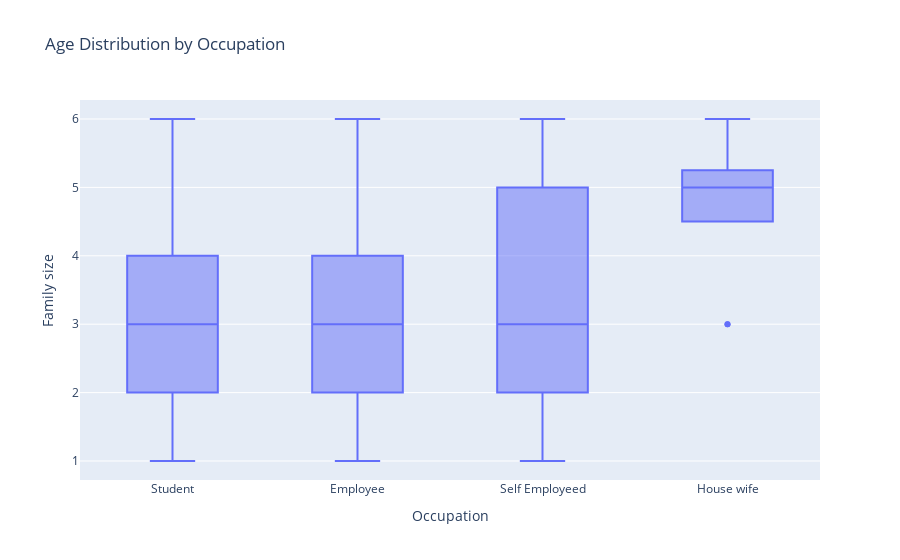

Write notebook code for a chart like this one.
### Code cell
# 10. What is the distribution of family size across different occupations?

import plotly.express as px

fig = px.box(zon, x="Occupation", y="Family size", title="Age Distribution by Occupation")
fig.show()

### Figure 1 — Plotly figure (JSON) as saved in the notebook; plotly's stock layout.template omitted (floating-point values rounded to 4 significant figures; data arrays with more than 128 entries replaced by an {"elided": "..."} marker saying what was removed)
{"data": [{"alignmentgroup": "True", "hovertemplate": "Occupation=%{x}<br>Family size=%{y}<extra></extra>", "legendgroup": "", "marker": {"color": "#636efa"}, "name": "", "notched": false, "offsetgroup": "", "orientation": "v", "showlegend": false, "type": "box", "x": {"elided": "388 str values"}, "x0": " ", "xaxis": "x", "y": {"elided": "388 int values"}, "y0": " ", "yaxis": "y"}], "layout": {"autosize": true, "boxmode": "group", "legend": {"tracegroupgap": 0}, "title": {"text": "Age Distribution by Occupation"}, "xaxis": {"anchor": "y", "autorange": true, "domain": [0, 1], "range": [-0.5, 3.5], "title": {"text": "Occupation"}, "type": "category"}, "yaxis": {"anchor": "x", "autorange": true, "domain": [0, 1], "range": [0.7222, 6.278], "title": {"text": "Family size"}, "type": "linear"}}}
